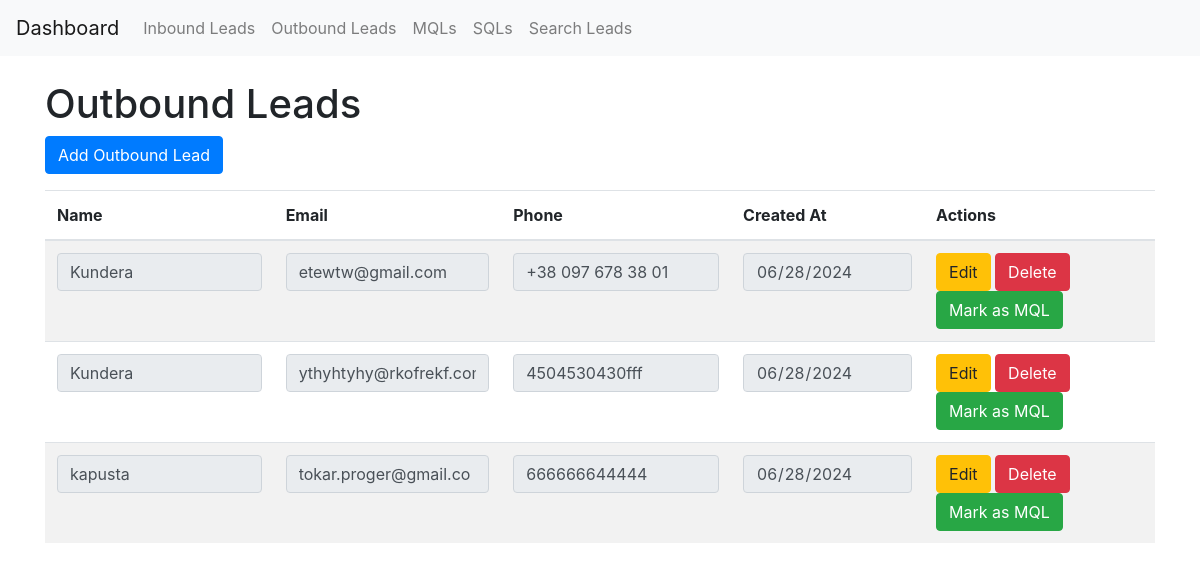
The page /outbound_leads on the database as committed earlier.
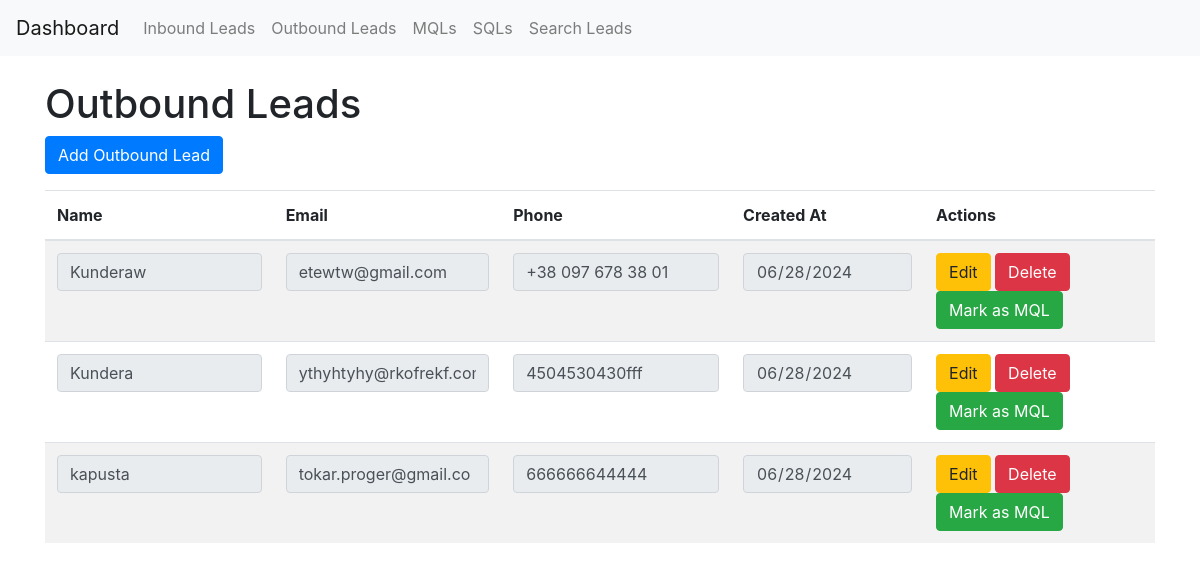
The same page on the database as committed later.
### app/models.py (models this page shows)
class OutboundLead(db.Model):
    id = db.Column(db.Integer, primary_key=True)
    name = db.Column(db.String(64), nullable=False)
    email = db.Column(db.String(120), unique=True, nullable=False)
    phone = db.Column(db.String(20))
    created_at = db.Column(db.DateTime, default=datetime.utcnow)
    qualification = db.Column(db.String(20), default='')
    mqls = db.relationship('MQL', backref='outbound_lead', lazy=True)

### app/routes.py (the view, shortened to what this page needs)
@app.route('/outbound_leads', methods=['GET', 'POST'])
def outbound_leads():
    leads = OutboundLead.query.all()
    return render_template('outbound_leads.html', title='Outbound Leads', leads=leads)

### app/templates/outbound_leads.html (shortened to what this page needs)
{% extends "base.html" %}
{% block content %}
  <h1>Outbound Leads</h1>
  <a href="{{ url_for('add_outbound_lead') }}" class="btn btn-primary mb-3">Add Outbound Lead</a>
  <table class="table table-striped">
    <thead>
      <tr>
        <th>Name</th>
        <th>Email</th>
        <th>Phone</th>
        <th>Created At</th>
        <th>Actions</th>
      </tr>
    </thead>
    <tbody>
      {% for lead in leads %}
        <tr>
          <form method="post">
            <td><input type="text" name="name_{{ lead.id }}" value="{{ lead.name }}" class="form-control" readonly></td>
            <td><input type="email" name="email_{{ lead.id }}" value="{{ lead.email }}" class="form-control" readonly></td>
            <td><input type="text" name="phone_{{ lead.id }}" value="{{ lead.phone }}" class="form-control" readonly></td>
            <td><input type="date" name="created_at_{{ lead.id }}" value="{{ lead.created_at.strftime('%Y-%m-%d') }}" class="form-control" readonly></td>
            <td>
              <button type="button" class="btn btn-warning" onclick="enableEditing({{ lead.id }})">Edit</button>
              <button type="submit" name="action" value="delete_{{ lead.id }}" class="btn btn-danger">Delete</button>
              <button type="submit" name="action" value="mql_{{ lead.id }}" class="btn btn-success">Mark as MQL</button>
            </td>
          </form>
        </tr>
      {% endfor %}
    </tbody>
  </table>
{% endblock %}

Rows that differ between the two databases and show on the page:
changed OutboundLead "etewtw@gmail.com": name "Kundera" → "Kunderaw"
